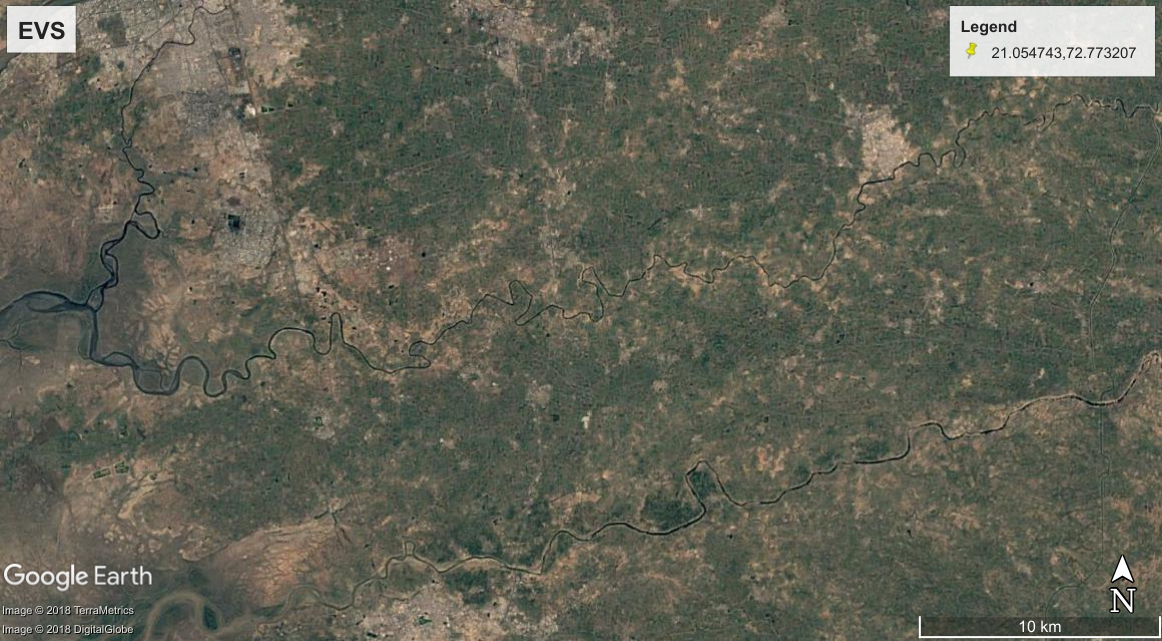
#> input picture evs_2005.jpg, 1162 x 641 px
$ python image_diff.py --first evs_2005.jpg --second evs_2016.jpg
#> lines starting #> are read from the running program, lines starting #| are printed output that depends on the picture
# USAGE
# python image_diff.py -first images/original_01.png --second images/modified_01.png

# import the necessary packages
import argparse
import cv2               # OpenCV module
import numpy as np
import matplotlib.pyplot as plt

# Parse the Arguments
ap = argparse.ArgumentParser()
ap.add_argument("-f", "--first", required=True, help="first image")
ap.add_argument("-s", "--second", required=True, help="second image")
args = vars(ap.parse_args())


# load the two input images
image_1_2005 = cv2.imread(args["first"])
#> image_1_2005 is the input picture: shape (641, 1162, 3); mean B, G, R 84.1, 97.4, 96.6
image_2_2016 = cv2.imread(args["second"])
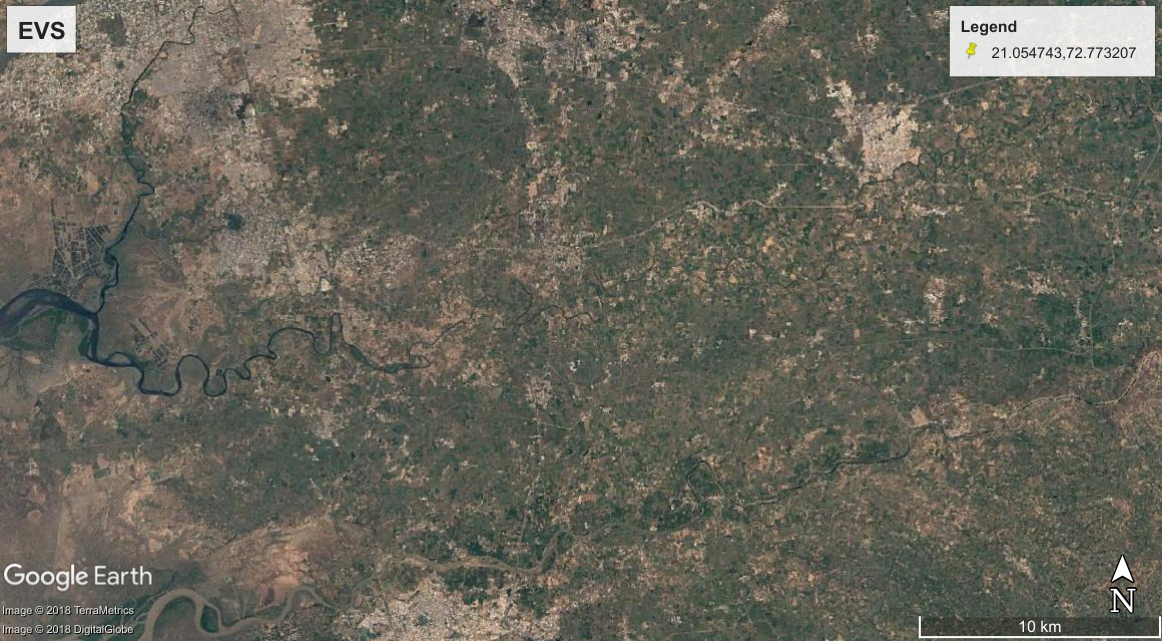
#> input picture evs_2016.jpg, 1162 x 641 px
#> image_2_2016 is the input picture: shape (641, 1162, 3); mean B, G, R 88.6, 99.6, 101.1
diff = cv2.imread(args["second"])


[row,col,dim] = diff.shape
#> row = 641; col = 1162; dim = 3

# Initializing the variables
same = 0
different = 0
positive_green = 0
negative_red = 0

# Convert diff to white image
for i in range(row):
    for j in range(col):
        diff[i][j][0] = 255
        diff[i][j][1] = 255
        diff[i][j][2] = 255
#> diff: shape (641, 1162, 3); every value is 255


for i in range(row):
    for j in range(col):
        difference = abs(int(image_2_2016[i][j][1]) - int(image_1_2005[i][j][1]))
        if np.array_equal((image_1_2005[i][j]),(image_2_2016[i][j])) or difference < 14.0:
            same = same + 1
            diff[i][j][0] = 255      # white
            diff[i][j][1] = 255
            diff[i][j][2] = 255
        else:
            different = different + 1
            if image_1_2005[i][j][1] > image_2_2016[i][j][1] or (int(image_2_2016[i][j][2]) - int(image_1_2005[i][j][2])) >25:
                negative_red = negative_red + 1;
                diff[i][j][0] = 0     # negative_red
                diff[i][j][1] = 0
                diff[i][j][2] = 200 - (int(image_1_2005[i][j][1]) - int(image_2_2016[i][j][1]))* 2
            else:
                positive_green = positive_green + 1;
                diff[i][j][0] = 0     # positive_green
                diff[i][j][1] = 200 - (int(image_2_2016[i][j][1]) - int(image_1_2005[i][j][1]))* 2
                diff[i][j][2] = 0
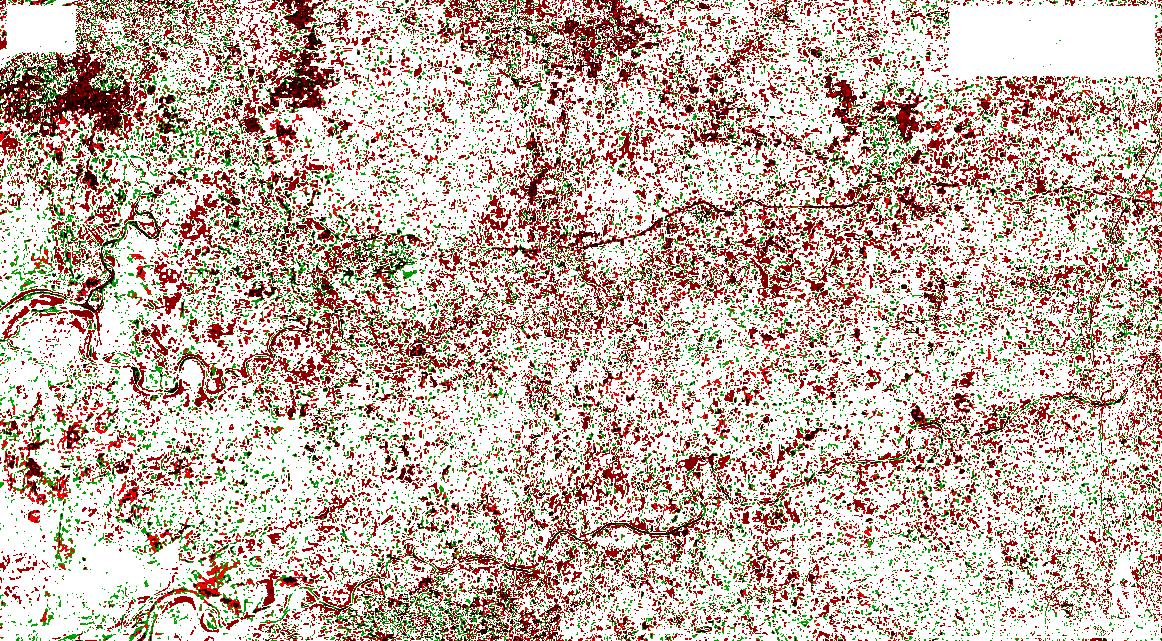
#> diff: shape (641, 1162, 3); mean B, G, R 169.1, 182.5, 205.2
#> after the loop, different = 250772; negative_red = 189945; positive_green = 60827; same = 494070

total = positive_green + negative_red + same
#> total = 744842

positive_green_percent = (positive_green/total) * 100
#> positive_green_percent = 8.17
negative_red_percent = (negative_red/total) * 100
#> negative_red_percent = 25.5
nochange_percent = (same/total) * 100
#> nochange_percent = 66.33


positive_green_percent = 'The Growth percent is ' + str(positive_green_percent)
#> positive_green_percent = 'The Growth percent is 8.166429927420849'
negative_red_percent = 'The Decrease percent is ' + str(negative_red_percent)
nochange_percent = 'The Percent of no change ' + str(nochange_percent)

# Show the Image difference
cv2.imshow("Difference", diff)


# Show the percentages
fig, ax = plt.subplots()
ax.axis('off')

ax.text(0.015, 0.6, positive_green_percent, color='green',fontsize=14,
        bbox=dict(facecolor='none', edgecolor='green',pad=10.0))

ax.text(0.015, 0.4, negative_red_percent, color='red',fontsize=14,
        bbox=dict(facecolor='none', edgecolor='red', pad=10.0))

ax.text(0.01, 0.2, nochange_percent, color='blue',fontsize=14,
        bbox=dict(facecolor='none', edgecolor='blue',pad=10.0))


fig.show()
cv2.imshow("Image 1",image_1_2005)
cv2.imshow("Image 2",image_2_2016)
cv2.waitKey(0)
